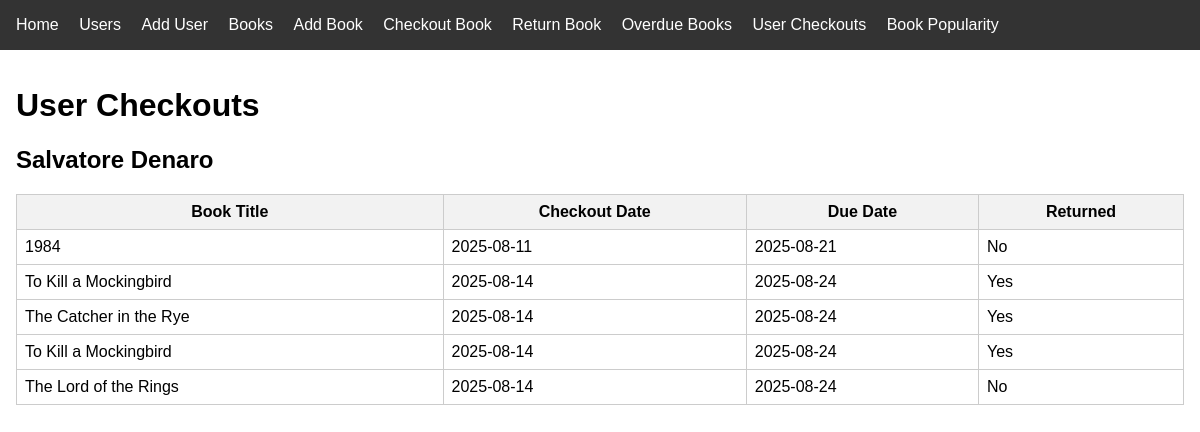
The page /user_checkouts on the database its author committed.
### app/models/models.py (models this page shows, shortened)
class User(db.Model):
    id = db.Column(db.Integer, primary_key=True)
    name = db.Column(db.String(100), nullable=False)
    email = db.Column(db.String(100), unique=True, nullable=False)
    phone = db.Column(db.String(20), nullable=False)
    checkouts = db.relationship('Checkout', backref='user', lazy=True)

class Checkout(db.Model):
    id = db.Column(db.Integer, primary_key=True)
    user_id = db.Column(db.Integer, db.ForeignKey('user.id'), nullable=False)
    book_id = db.Column(db.Integer, db.ForeignKey('book.id'), nullable=False)
    checkout_date = db.Column(db.DateTime, nullable=False, default=datetime.utcnow)
    due_date = db.Column(db.DateTime, nullable=False, default=lambda: datetime.utcnow() + timedelta(days=10))
    returned_date = db.Column(db.DateTime, nullable=True)

class Book(db.Model):
    id = db.Column(db.Integer, primary_key=True)
    title = db.Column(db.String(200), nullable=False)
    publish_date = db.Column(db.Date, nullable=False)
    author = db.Column(db.String(100), nullable=False)
    isbn = db.Column(db.String(20), unique=True, nullable=False)
    checkouts = db.relationship('Checkout', backref='book', lazy=True)

### app/routes.py (the view)
@app.route('/user_checkouts')
def user_checkouts():
    users = User.query.all()
    return render_template('user_checkouts.html', users=users, now=datetime.utcnow())

### app/templates/user_checkouts.html
{% extends 'base.html' %}
{% block content %}
    <h1>User Checkouts</h1>
    {% for user in users %}
        <h2>{{ user.name }}</h2>
        <table>
            <thead>
                <tr>
                    <th>Book Title</th>
                    <th>Checkout Date</th>
                    <th>Due Date</th>
                    <th>Returned</th>
                </tr>
            </thead>
            <tbody>
                {% for checkout in user.checkouts %}
                    <tr>
                        <td>{{ checkout.book.title }}</td>
                        <td>{{ checkout.checkout_date.strftime('%Y-%m-%d') }}</td>
                        <td {% if checkout.due_date < now and not checkout.returned_date %}class="overdue"{% endif %}>{{ checkout.due_date.strftime('%Y-%m-%d') }}</td>
                        <td>{{ 'Yes' if checkout.returned_date else 'No' }}</td>
                    </tr>
                {% endfor %}
            </tbody>
        </table>
    {% endfor %}
{% endblock %}

### app/static/css/style.css (style rules this page uses)
body { font-family: sans-serif; margin: 0; padding: 0; }
table { border-collapse: collapse; width: 100%; }
th, td { border: 1px solid #ccc; padding: 0.5em; }
thead { background-color: #f2f2f2; }

### rows shown on the page
User: name "Salvatore Denaro"
Checkout: book "1984", checkout_date "2025-08-11", due_date "2025-08-21", returned_date "No"
Checkout: book "To Kill a Mockingbird", checkout_date "2025-08-14", due_date "2025-08-24", returned_date "Yes"
Checkout: book "The Catcher in the Rye", checkout_date "2025-08-14", due_date "2025-08-24", returned_date "Yes"
Checkout: book "To Kill a Mockingbird", checkout_date "2025-08-14", due_date "2025-08-24", returned_date "Yes"
Checkout: book "The Lord of the Rings", checkout_date "2025-08-14", due_date "2025-08-24", returned_date "No"
